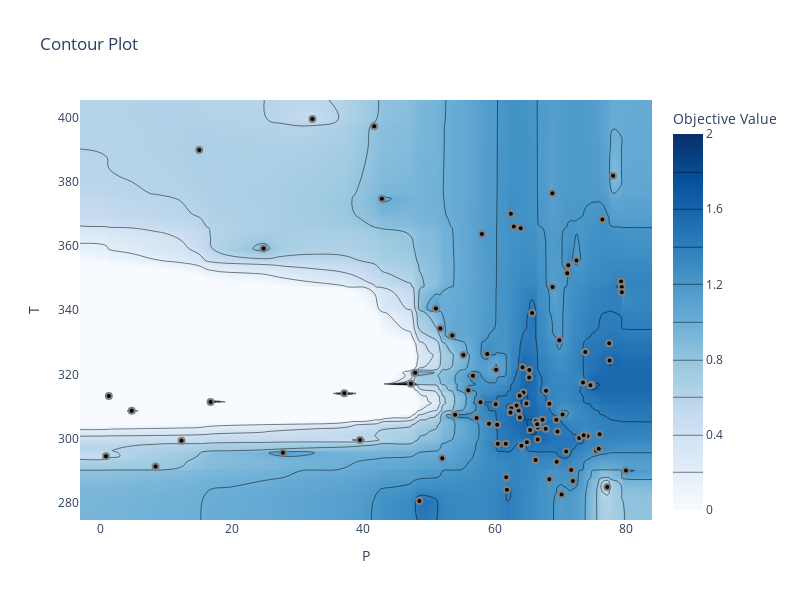

Notebook source saved alongside this figure:
### Code cell
# Optunaのカウントールプロットを作成
fig = optuna.visualization.plot_contour(study, params=["P", "T"])

fig.update_layout(width=800, height=600, 
                  showlegend=False
                  )  # 凡例を非表示に設定


# z軸の範囲を設定（traceの最初の要素を選択）
fig.data[0].zmin = 0  # 最小値を0に設定
fig.data[0].zmax = 2  # 最大値を2に設定

fig.show()
